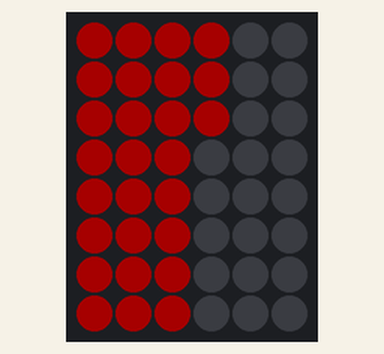
A program run on a simulated ESP8266 (NodeMCU). Shown: 6×8 RGB LED matrix (first LED top left, wired row by row). Dim RGB values are drawn brighter than linear; what the program prints to the serial monitor is not drawn.

Above: at 0.46 s.
At 1.08 s:
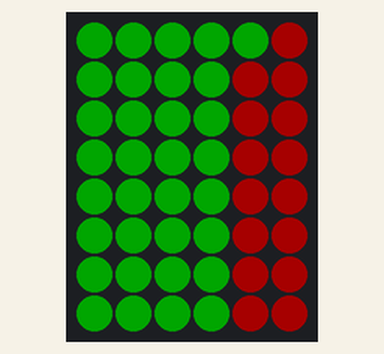
At 2.01 s:
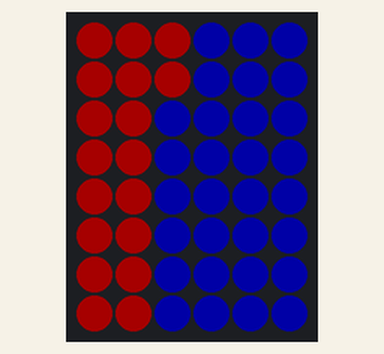
At 2.95 s:
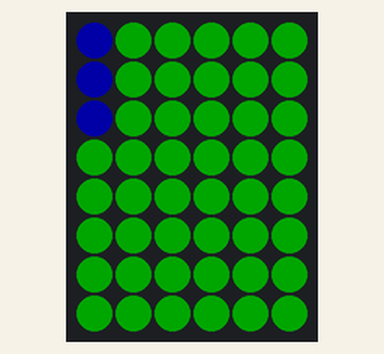
At 4.19 s:
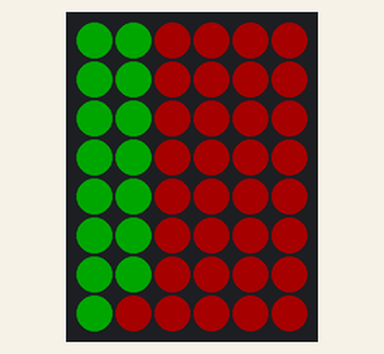
At 5.43 s:
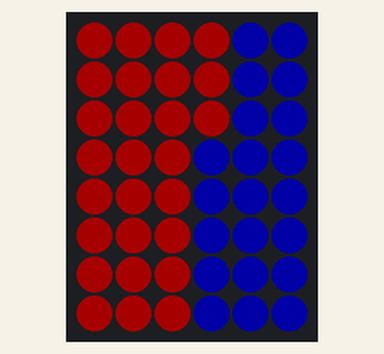

The program:

main.cpp
```cpp
#include <Adafruit_GFX.h>
#include <Adafruit_NeoMatrix.h>
#include <Adafruit_NeoPixel.h>
#include <Arduino.h>
#include <DNSServer.h>
#include <ESP8266WebServer.h>
#include <ESP8266WiFi.h>
#include <NTPClient.h>
#include <SocketIoClient.h>
#include <SoftwareSerial.h>
#include <WiFiManager.h>
#include <Wire.h>
#ifdef __AVR__
#include <avr/power.h>
#endif
#include <TM1637Display.h>

const char* deviceName = "lampRien";

const byte pinPixels = D1;
const int neoPixelCount = 60;
const int matrixWidth = 6;
const int matrixHeight = 8;
//Adafruit_NeoPixel strip = Adafruit_NeoPixel(neoPixelCount, pinNeoPixels, NEO_GRB + NEO_KHZ800);

Adafruit_NeoMatrix matrix = Adafruit_NeoMatrix(matrixWidth, matrixHeight, pinPixels,
                                               NEO_MATRIX_BOTTOM + NEO_MATRIX_RIGHT +
                                                   NEO_MATRIX_COLUMNS + NEO_MATRIX_PROGRESSIVE,
                                               NEO_GRB + NEO_KHZ800);

const int colorLenght = 3;
const uint16_t colors[colorLenght] = {
    matrix.Color(255, 0, 0), matrix.Color(0, 255, 0), matrix.Color(0, 0, 255)};

/*
WiFiManager wifiManager;
WiFiClient client;

WiFiUDP ntpUDP;
int GTMOffset = 1;
NTPClient timeClient(ntpUDP, "europe.pool.ntp.org", GTMOffset * 60 * 60, 60000);
long lastTimeUpdate = 0;
int lastBlinkTime = 0;
int displayTime = 0;
bool lastBlink;

const byte pinCLK = D2;
const byte pinDIO = D3;

TM1637Display clockDisplay(pinCLK, pinDIO);

SocketIoClient webSocket;

String getValue(String data, char separator, int index) {
    int found = 0;
    int strIndex[] = {0, -1};
    int maxIndex = data.length() - 1;

    for (int i = 0; i <= maxIndex && found <= index; i++) {
        if (data.charAt(i) == separator || i == maxIndex) {
            found++;
            strIndex[0] = strIndex[1] + 1;
            strIndex[1] = (i == maxIndex) ? i + 1 : i;
        }
    }

    return found > index ? data.substring(strIndex[0], strIndex[1]) : "";
}

void handleMessage(const char* payload, size_t length) {
    String receivedText = String(payload);
    Serial.println(receivedText);
}

void colorWipe(uint32_t c, uint8_t wait) {
    for (uint16_t i = 0; i < strip.numPixels(); i++) {
        strip.setPixelColor(i, c);
        strip.show();
        delay(wait);
    }
}

void updateTime() {
    if ((displayTime == 0) || (millis() >= (lastTimeUpdate + 60000))) {
        lastTimeUpdate = millis();
        timeClient.update();
        int minutes = timeClient.getMinutes();
        int hours = timeClient.getHours();

        Serial.println(timeClient.getFormattedTime());

        displayTime = (int)hours / 10 * 1000 + (hours - ((int)hours / 10) * 10) * 100 + (int)minutes / 10 * 10 + minutes - ((int)minutes / 10) * 10;

        Serial.println(displayTime);
    }
}

void updateClockDisplay() {
    if (millis() > lastBlinkTime + 500) {
        updateTime();
        lastBlinkTime = millis();
        uint8_t dots;
        lastBlink = !lastBlink;
        dots = (lastBlink) ? 0 : (0x80 >> 1);
        clockDisplay.showNumberDecEx(displayTime, dots, true);
    }
}
*/

void setup() {
    Serial.begin(115200);
    delay(10);

    Serial.println("###");
    Serial.println("start");

    matrix.begin();
    matrix.setBrightness(40);
    /*
    clockDisplay.setBrightness(5);
    clockDisplay.clear();
    clockDisplay.showNumberDec(1234, true);
    delay(500);
    clockDisplay.clear();

    strip.begin();
    strip.setBrightness(50);
    strip.show();

    colorWipe(strip.Color(255, 0, 0), 5);

    WiFiManager wifiManager;
    wifiManager.autoConnect(deviceName);

    strip.clear();
    colorWipe(strip.Color(0, 255, 0), 5);
    strip.clear();
    strip.show();

    delay(10);

    Serial.println("WiFi connected!!");
    Serial.print("IP address: ");
    Serial.println(WiFi.localIP());

    timeClient.begin();

    while (displayTime == 0) {
        updateTime();
    }


    delay(100);

    webSocket.on(deviceName, handleMessage);
    webSocket.begin("wifilamp.postduif.be", 80);

    delay(100);
*/
}

void loop() {
    for (int i = 0; i < colorLenght; i++) {
        for (int x = 0; x < matrixWidth; x++) {
            for (int y = 0; y < matrixHeight; y++) {
                matrix.drawPixel(x, y, colors[i]);
                matrix.show();
                delay(10);
            }
        }
    }

    //  updateClockDisplay();
    //    webSocket.loop();
}
```

Measured:
- by itself, everything shown: repeats every 5.0 s, in 16 steps
